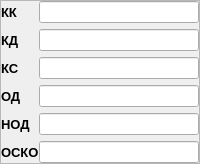
         <widget class="QFrame" name="parameters">
          <property name="frameShape">
           <enum>QFrame::StyledPanel</enum>
          </property>
          <property name="frameShadow">
           <enum>QFrame::Raised</enum>
          </property>
          <layout class="QHBoxLayout" name="horizontalLayout_8">
           <property name="spacing">
            <number>0</number>
           </property>
           <property name="leftMargin">
            <number>0</number>
           </property>
           <property name="topMargin">
            <number>0</number>
           </property>
           <property name="rightMargin">
            <number>0</number>
           </property>
           <property name="bottomMargin">
            <number>0</number>
           </property>
           <item>
            <widget class="QWidget" name="widget_5" native="true">
             <layout class="QVBoxLayout" name="verticalLayout_6">
              <property name="leftMargin">
               <number>0</number>
              </property>
              <property name="topMargin">
               <number>0</number>
              </property>
              <property name="rightMargin">
               <number>0</number>
              </property>
              <property name="bottomMargin">
               <number>0</number>
              </property>
              <item>
               <widget class="QWidget" name="coefficientsLable" native="true">
                <layout class="QVBoxLayout" name="verticalLayout_20">
                 <property name="leftMargin">
                  <number>0</number>
                 </property>
                 <property name="topMargin">
                  <number>0</number>
                 </property>
                 <property name="rightMargin">
                  <number>0</number>
                 </property>
                 <property name="bottomMargin">
                  <number>0</number>
                 </property>
                 <item>
                  <widget class="QLabel" name="labelKK">
                   <property name="font">
                    <font>
                     <pointsize>10</pointsize>
                     <weight>75</weight>
                     <bold>true</bold>
                    </font>
                   </property>
                   <property name="toolTip">
                    <string>Коэффициент Корреляции</string>
                   </property>
                   <property name="text">
                    <string>КК    </string>
                   </property>
                  </widget>
                 </item>
                 <item>
                  <widget class="QLabel" name="labelKD">
                   <property name="font">
                    <font>
                     <pointsize>10</pointsize>
                     <weight>75</weight>
                     <bold>true</bold>
                    </font>
                   </property>
                   <property name="toolTip">
                    <string>Коэффициент Детерминации</string>
                   </property>
                   <property name="text">
                    <string>КД</string>
                   </property>
                  </widget>
                 </item>
                 <item>
                  <widget class="QLabel" name="labelKS">
                   <property name="font">
                    <font>
                     <pointsize>10</pointsize>
                     <weight>75</weight>
                     <bold>true</bold>
                    </font>
                   </property>
                   <property name="toolTip">
                    <string>Коэффициент Статистики</string>
                   </property>
                   <property name="text">
                    <string>КС</string>
                   </property>
                  </widget>
                 </item>
                </layout>
               </widget>
              </item>
              <item>
               <widget class="QWidget" name="gradeLable" native="true">
                <layout class="QVBoxLayout" name="verticalLayout_27">
                 <property name="leftMargin">
                  <number>0</number>
                 </property>
                 <property name="topMargin">
                  <number>0</number>
                 </property>
                 <property name="rightMargin">
                  <number>0</number>
                 </property>
                 <property name="bottomMargin">
                  <number>0</number>
                 </property>
                 <item>
                  <widget class="QLabel" name="labelOD">
                   <property name="font">
                    <font>
                     <pointsize>10</pointsize>
                     <weight>75</weight>
                     <bold>true</bold>
                    </font>
                   </property>
                   <property name="toolTip">
                    <string>Оценка Дисперсии</string>
                   </property>
                   <property name="text">
                    <string>ОД</string>
                   </property>
                  </widget>
                 </item>
                 <item>
                  <widget class="QLabel" name="labelNOD">
                   <property name="font">
                    <font>
                     <pointsize>10</pointsize>
                     <weight>75</weight>
                     <bold>true</bold>
                    </font>
                   </property>
                   <property name="toolTip">
                    <string>Несмещенная Оценка Дисперсии</string>
                   </property>
                   <property name="text">
                    <string>НОД</string>
                   </property>
                  </widget>
                 </item>
                 <item>
                  <widget class="QLabel" name="labelOSKO">
                   <property name="font">
                    <font>
                     <pointsize>10</pointsize>
                     <weight>75</weight>
                     <bold>true</bold>
                    </font>
                   </property>
                   <property name="toolTip">
                    <string>Оценка Среднеквадратичного Отклонения</string>
                   </property>
                   <property name="text">
                    <string>ОСКО</string>
                   </property>
                  </widget>
                 </item>
                </layout>
               </widget>
              </item>
             </layout>
            </widget>
           </item>
           <item>
            <widget class="QWidget" name="widget_6" native="true">
             <layout class="QVBoxLayout" name="verticalLayout_7">
              <property name="leftMargin">
               <number>0</number>
              </property>
              <property name="topMargin">
               <number>0</number>
              </property>
              <property name="rightMargin">
               <number>0</number>
              </property>
              <property name="bottomMargin">
               <number>0</number>
              </property>
              <item>
               <widget class="QWidget" name="coefficientsEdit" native="true">
                <layout class="QVBoxLayout" name="verticalLayout_26">
                 <property name="leftMargin">
                  <number>0</number>
                 </property>
                 <property name="topMargin">
                  <number>0</number>
                 </property>
                 <property name="rightMargin">
                  <number>0</number>
                 </property>
                 <property name="bottomMargin">
                  <number>0</number>
                 </property>
                 <item>
                  <widget class="QLineEdit" name="lineEditKK">
                   <property name="sizePolicy">
                    <sizepolicy hsizetype="Expanding" vsizetype="Preferred">
                     <horstretch>0</horstretch>
                     <verstretch>0</verstretch>
                    </sizepolicy>
                   </property>
                   <property name="readOnly">
                    <bool>true</bool>
                   </property>
                  </widget>
                 </item>
                 <item>
                  <widget class="QLineEdit" name="lineEditKD">
                   <property name="sizePolicy">
                    <sizepolicy hsizetype="Expanding" vsizetype="Preferred">
                     <horstretch>0</horstretch>
                     <verstretch>0</verstretch>
                    </sizepolicy>
                   </property>
                   <property name="readOnly">
                    <bool>true</bool>
                   </property>
                  </widget>
                 </item>
                 <item>
                  <widget class="QLineEdit" name="lineEditKS">
                   <property name="sizePolicy">
                    <sizepolicy hsizetype="Expanding" vsizetype="Preferred">
                     <horstretch>0</horstretch>
                     <verstretch>0</verstretch>
                    </sizepolicy>
                   </property>
                   <property name="readOnly">
                    <bool>true</bool>
                   </property>
                  </widget>
                 </item>
                </layout>
               </widget>
              </item>
              <item>
               <widget class="QWidget" name="gradeEdit" native="true">
                <layout class="QVBoxLayout" name="verticalLayout_28">
                 <property name="leftMargin">
                  <number>0</number>
                 </property>
                 <property name="topMargin">
                  <number>0</number>
                 </property>
                 <property name="rightMargin">
                  <number>0</number>
                 </property>
                 <property name="bottomMargin">
                  <number>0</number>
                 </property>
                 <item>
                  <widget class="QLineEdit" name="lineEditOD">
                   <property name="sizePolicy">
                    <sizepolicy hsizetype="Expanding" vsizetype="Preferred">
                     <horstretch>0</horstretch>
                     <verstretch>0</verstretch>
                    </sizepolicy>
                   </property>
                   <property name="readOnly">
                    <bool>true</bool>
                   </property>
                  </widget>
                 </item>
                 <item>
                  <widget class="QLineEdit" name="lineEditNOD">
                   <property name="sizePolicy">
                    <sizepolicy hsizetype="Expanding" vsizetype="Preferred">
                     <horstretch>0</horstretch>
                     <verstretch>0</verstretch>
                    </sizepolicy>
                   </property>
                   <property name="readOnly">
                    <bool>true</bool>
                   </property>
                  </widget>
                 </item>
                 <item>
                  <widget class="QLineEdit" name="lineEditOSKO">
                   <property name="sizePolicy">
                    <sizepolicy hsizetype="Expanding" vsizetype="Preferred">
                     <horstretch>0</horstretch>
                     <verstretch>0</verstretch>
                    </sizepolicy>
                   </property>
                   <property name="readOnly">
                    <bool>true</bool>
                   </property>
                  </widget>
                 </item>
                </layout>
               </widget>
              </item>
             </layout>
            </widget>
           </item>
          </layout>
         </widget>
